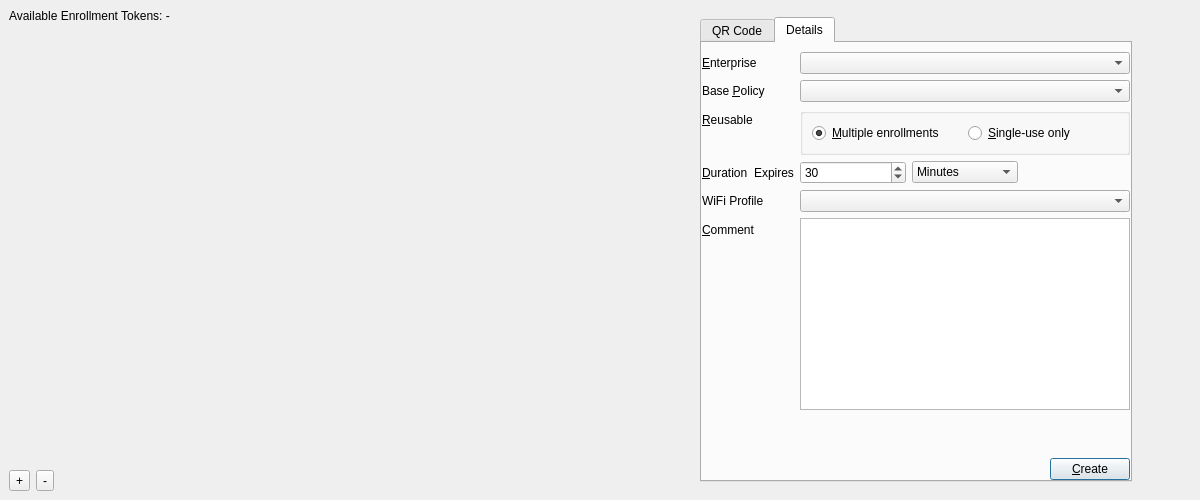
<?xml version="1.0" encoding="UTF-8"?>
<ui version="4.0">
 <class>EnrollAndroidDeviceDlg</class>
 <widget class="QDialog" name="EnrollAndroidDeviceDlg">
  <property name="windowModality">
   <enum>Qt::NonModal</enum>
  </property>
  <property name="geometry">
   <rect>
    <x>0</x>
    <y>0</y>
    <width>1200</width>
    <height>500</height>
   </rect>
  </property>
  <property name="sizePolicy">
   <sizepolicy hsizetype="Fixed" vsizetype="Fixed">
    <horstretch>0</horstretch>
    <verstretch>0</verstretch>
   </sizepolicy>
  </property>
  <property name="windowTitle">
   <string>Enroll Android Device</string>
  </property>
  <layout class="QHBoxLayout" name="hl_mainLayout">
   <property name="leftMargin">
    <number>0</number>
   </property>
   <property name="topMargin">
    <number>0</number>
   </property>
   <property name="rightMargin">
    <number>0</number>
   </property>
   <property name="bottomMargin">
    <number>0</number>
   </property>
   <item>
    <widget class="QWidget" name="tableContainer" native="true">
     <property name="sizePolicy">
      <sizepolicy hsizetype="Maximum" vsizetype="Preferred">
       <horstretch>0</horstretch>
       <verstretch>0</verstretch>
      </sizepolicy>
     </property>
     <property name="minimumSize">
      <size>
       <width>100</width>
       <height>100</height>
      </size>
     </property>
     <property name="maximumSize">
      <size>
       <width>695</width>
       <height>500</height>
      </size>
     </property>
     <property name="autoFillBackground">
      <bool>false</bool>
     </property>
     <layout class="QVBoxLayout" name="vl_table">
      <item>
       <widget class="QLabel" name="tokensLabel">
        <property name="sizePolicy">
         <sizepolicy hsizetype="Preferred" vsizetype="Maximum">
          <horstretch>50</horstretch>
          <verstretch>0</verstretch>
         </sizepolicy>
        </property>
        <property name="text">
         <string>Available Enrollment Tokens: -</string>
        </property>
        <property name="alignment">
         <set>Qt::AlignLeading|Qt::AlignLeft|Qt::AlignVCenter</set>
        </property>
       </widget>
      </item>
      <item>
       <widget class="StyledTreeView" name="tokensTable" native="true"/>
      </item>
      <item>
       <layout class="QHBoxLayout" name="hl_createDeleteButtons">
        <item>
         <widget class="QToolButton" name="createEnrollmentToken">
          <property name="text">
           <string>+</string>
          </property>
         </widget>
        </item>
        <item>
         <widget class="QToolButton" name="deleteEnrollmentToken">
          <property name="text">
           <string>-</string>
          </property>
         </widget>
        </item>
        <item>
         <spacer name="hs_createDeleteButtons">
          <property name="orientation">
           <enum>Qt::Horizontal</enum>
          </property>
          <property name="sizeHint" stdset="0">
           <size>
            <width>622</width>
            <height>20</height>
           </size>
          </property>
         </spacer>
        </item>
       </layout>
      </item>
     </layout>
    </widget>
   </item>
   <item>
    <widget class="QWidget" name="itemContainer" native="true">
     <property name="sizePolicy">
      <sizepolicy hsizetype="Minimum" vsizetype="Maximum">
       <horstretch>0</horstretch>
       <verstretch>0</verstretch>
      </sizepolicy>
     </property>
     <property name="minimumSize">
      <size>
       <width>100</width>
       <height>100</height>
      </size>
     </property>
     <property name="autoFillBackground">
      <bool>false</bool>
     </property>
     <layout class="QVBoxLayout" name="vl_itemContainer">
      <item>
       <widget class="QTabWidget" name="tab_tokenDetailsContainer">
        <property name="sizePolicy">
         <sizepolicy hsizetype="Maximum" vsizetype="Maximum">
          <horstretch>0</horstretch>
          <verstretch>0</verstretch>
         </sizepolicy>
        </property>
        <property name="maximumSize">
         <size>
          <width>432</width>
          <height>470</height>
         </size>
        </property>
        <property name="currentIndex">
         <number>1</number>
        </property>
        <widget class="QWidget" name="tab_qrCode">
         <property name="sizePolicy">
          <sizepolicy hsizetype="Expanding" vsizetype="Expanding">
           <horstretch>0</horstretch>
           <verstretch>0</verstretch>
          </sizepolicy>
         </property>
         <property name="minimumSize">
          <size>
           <width>384</width>
           <height>384</height>
          </size>
         </property>
         <attribute name="title">
          <string>QR Code</string>
         </attribute>
         <layout class="QVBoxLayout" name="vl_qrcode">
          <item>
           <widget class="QLabel" name="tokenQRCode">
            <property name="sizePolicy">
             <sizepolicy hsizetype="Maximum" vsizetype="Maximum">
              <horstretch>0</horstretch>
              <verstretch>0</verstretch>
             </sizepolicy>
            </property>
            <property name="minimumSize">
             <size>
              <width>384</width>
              <height>384</height>
             </size>
            </property>
            <property name="maximumSize">
             <size>
              <width>384</width>
              <height>384</height>
             </size>
            </property>
            <property name="autoFillBackground">
             <bool>true</bool>
            </property>
            <property name="text">
             <string>No token selected.</string>
            </property>
            <property name="alignment">
             <set>Qt::AlignCenter</set>
            </property>
            <property name="wordWrap">
             <bool>true</bool>
            </property>
            <property name="textInteractionFlags">
             <set>Qt::LinksAccessibleByMouse|Qt::TextSelectableByMouse</set>
            </property>
           </widget>
          </item>
          <item>
           <widget class="QLabel" name="tokenDetails">
            <property name="font">
             <font>
              <family>Courier New</family>
              <weight>50</weight>
              <bold>false</bold>
             </font>
            </property>
            <property name="text">
             <string>Select a token ...</string>
            </property>
            <property name="alignment">
             <set>Qt::AlignCenter</set>
            </property>
           </widget>
          </item>
         </layout>
        </widget>
        <widget class="QWidget" name="tab_tokenDetails">
         <property name="sizePolicy">
          <sizepolicy hsizetype="Expanding" vsizetype="Expanding">
           <horstretch>0</horstretch>
           <verstretch>0</verstretch>
          </sizepolicy>
         </property>
         <attribute name="title">
          <string>Details</string>
         </attribute>
         <layout class="QVBoxLayout" name="vl_tokenDetails">
          <property name="leftMargin">
           <number>0</number>
          </property>
          <property name="rightMargin">
           <number>0</number>
          </property>
          <property name="bottomMargin">
           <number>0</number>
          </property>
          <item>
           <layout class="QFormLayout" name="formLayout">
            <item row="0" column="0">
             <widget class="QLabel" name="form_enterpriseLabel">
              <property name="text">
               <string>&amp;Enterprise</string>
              </property>
              <property name="buddy">
               <cstring>form_enterpriseChoice</cstring>
              </property>
             </widget>
            </item>
            <item row="0" column="1">
             <widget class="QComboBox" name="form_enterpriseChoice"/>
            </item>
            <item row="1" column="0">
             <widget class="QLabel" name="form_policyLabel">
              <property name="text">
               <string>Base &amp;Policy</string>
              </property>
              <property name="buddy">
               <cstring>form_policyChoice</cstring>
              </property>
             </widget>
            </item>
            <item row="1" column="1">
             <widget class="QComboBox" name="form_policyChoice"/>
            </item>
            <item row="2" column="0">
             <widget class="QLabel" name="form_reuseLabel">
              <property name="text">
               <string>&amp;Reusable</string>
              </property>
              <property name="buddy">
               <cstring>form_reuseOptions</cstring>
              </property>
             </widget>
            </item>
            <item row="2" column="1">
             <widget class="QGroupBox" name="form_reuseOptions">
              <property name="title">
               <string/>
              </property>
              <layout class="QHBoxLayout" name="hl_multipleEnrollment">
               <item>
                <widget class="QRadioButton" name="form_multipleEnrollment">
                 <property name="toolTip">
                  <string>Allow code to be reused until it expires.</string>
                 </property>
                 <property name="statusTip">
                  <string>Allow code to be reused until it expires.</string>
                 </property>
                 <property name="text">
                  <string>&amp;Multiple enrollments</string>
                 </property>
                 <property name="checked">
                  <bool>true</bool>
                 </property>
                </widget>
               </item>
               <item>
                <widget class="QRadioButton" name="form_singleUseOnly">
                 <property name="toolTip">
                  <string>Code may only be used by a single device.</string>
                 </property>
                 <property name="statusTip">
                  <string>Code may only be used by a single device.</string>
                 </property>
                 <property name="text">
                  <string>&amp;Single-use only</string>
                 </property>
                </widget>
               </item>
              </layout>
             </widget>
            </item>
            <item row="3" column="0">
             <layout class="QHBoxLayout" name="hl_lblDuration">
              <item>
               <widget class="QLabel" name="form_durationLabel">
                <property name="toolTip">
                 <string>Tokens can be valid for as little as 1 minute or as long as 30 days.</string>
                </property>
                <property name="statusTip">
                 <string>Tokens can be valid for as little as 1 minute or as long as 30 days.</string>
                </property>
                <property name="text">
                 <string>&amp;Duration</string>
                </property>
                <property name="buddy">
                 <cstring>form_duration</cstring>
                </property>
               </widget>
              </item>
              <item>
               <widget class="QLabel" name="form_expiresLabel">
                <property name="text">
                 <string>Expires</string>
                </property>
               </widget>
              </item>
             </layout>
            </item>
            <item row="3" column="1">
             <layout class="QHBoxLayout" name="hl_duration">
              <item>
               <widget class="QSpinBox" name="form_duration">
                <property name="toolTip">
                 <string>The maximum duration is 30 days, 720 hours, or 43200 minutes.</string>
                </property>
                <property name="statusTip">
                 <string>The maximum duration is 30 days, 720 hours, or 43200 minutes.</string>
                </property>
                <property name="minimum">
                 <number>1</number>
                </property>
                <property name="maximum">
                 <number>43200</number>
                </property>
                <property name="value">
                 <number>30</number>
                </property>
               </widget>
              </item>
              <item>
               <widget class="QComboBox" name="form_durationUnitsChoice">
                <property name="toolTip">
                 <string>The maximum duration is 30 days, 720 hours, or 43200 minutes.</string>
                </property>
                <property name="statusTip">
                 <string>The maximum duration is 30 days, 720 hours, or 43200 minutes.</string>
                </property>
                <item>
                 <property name="text">
                  <string>Minutes</string>
                 </property>
                </item>
                <item>
                 <property name="text">
                  <string>Hours</string>
                 </property>
                </item>
                <item>
                 <property name="text">
                  <string>Days</string>
                 </property>
                </item>
               </widget>
              </item>
              <item>
               <widget class="QLabel" name="form_expiresValueLabel">
                <property name="text">
                 <string/>
                </property>
               </widget>
              </item>
             </layout>
            </item>
            <item row="4" column="0">
             <widget class="QLabel" name="form_wifiLabel">
              <property name="toolTip">
               <string>&lt;html&gt;&lt;head/&gt;&lt;body&gt;&lt;p&gt;WiFi information encoded into QR code. &lt;span style=&quot; font-style:italic;&quot;&gt;Note that this encoding is client side and not transmitted to Google.&lt;/span&gt;&lt;/p&gt;&lt;/body&gt;&lt;/html&gt;</string>
              </property>
              <property name="text">
               <string>WiFi Profile</string>
              </property>
             </widget>
            </item>
            <item row="4" column="1">
             <widget class="QComboBox" name="form_wifi"/>
            </item>
            <item row="5" column="0">
             <widget class="QLabel" name="form_commentLabel">
              <property name="text">
               <string>&amp;Comment</string>
              </property>
              <property name="buddy">
               <cstring>form_comment</cstring>
              </property>
             </widget>
            </item>
            <item row="5" column="1">
             <widget class="QPlainTextEdit" name="form_comment"/>
            </item>
           </layout>
          </item>
          <item>
           <spacer name="vs_form">
            <property name="orientation">
             <enum>Qt::Vertical</enum>
            </property>
            <property name="sizeHint" stdset="0">
             <size>
              <width>20</width>
              <height>40</height>
             </size>
            </property>
           </spacer>
          </item>
          <item>
           <layout class="QHBoxLayout" name="hl_save">
            <item>
             <spacer name="hs_save">
              <property name="orientation">
               <enum>Qt::Horizontal</enum>
              </property>
              <property name="sizeHint" stdset="0">
               <size>
                <width>40</width>
                <height>20</height>
               </size>
              </property>
             </spacer>
            </item>
            <item>
             <widget class="QPushButton" name="form_tokenSave">
              <property name="text">
               <string>&amp;Create</string>
              </property>
             </widget>
            </item>
           </layout>
          </item>
         </layout>
        </widget>
       </widget>
      </item>
     </layout>
    </widget>
   </item>
  </layout>
  <action name="actionRefreshTokenData">
   <property name="text">
    <string>RefreshTokenData</string>
   </property>
   <property name="shortcut">
    <string>Ctrl+R</string>
   </property>
  </action>
 </widget>
 <customwidgets>
  <customwidget>
   <class>StyledTreeView</class>
   <extends>QWidget</extends>
   <header>FileWaveGuiLib/styledviews/styledtreeview.h</header>
  </customwidget>
 </customwidgets>
 <resources/>
 <connections/>
</ui>
